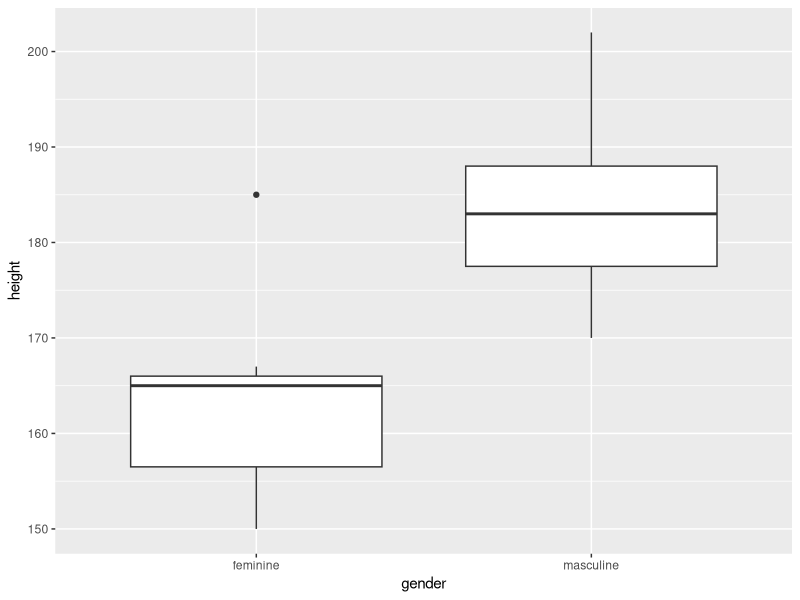

Write the R code that produced this figure. (Note: this script raises an error after producing the figure.)
## ---- chunk 1
knitr::opts_chunk$set(echo = TRUE)
library(tidyverse)
## ---- chunk 2
ht <- read.table(file = "heights.txt", header = T, sep = " ")
dim(ht)
## ---- chunk 3
pnorm(12, mean = 13, sd = 1)
pnorm(13, 13, 1)

1- pnorm(14, mean = 13, sd = 1)
pnorm(14, mean = 13, sd = 1, lower.tail = F)

pnorm(14, mean = 13, sd = 1) - pnorm(11, mean = 13, sd = 1)
## ---- chunk 4
1 - pnorm(15, mean = 13, sd = 1)
pnorm(15, mean = 13, sd = 1, lower.tail = F)

pnorm(-1, mean = 0, sd = 1)
pnorm(-1, 0, 1)
pnorm(-1)
## ---- chunk 5
# guess work
pnorm(1)
pnorm(1.5)
pnorm(1.3)
pnorm(1.27)
qnorm(0.9, mean = 0, sd = 1)

pnorm(1.28152)
qnorm(0.5, mean = 11, sd = 3) 
## ---- chunk 6
# need t_5_0.2
qt(0.8, df = 5)

# need t_4_0.025
qt(1-0.025, df = 4)

# need z_0.025
qnorm(1-0.025)
## ---- chunk 7
mean(iris$Sepal.Width)
sd(iris$Sepal.Width)
## ---- chunk 8
sample1 <- c(12, 13, 13, 14, 13); sample2 <- c(10, 11, 16, 13, 15)

alpha <- 0.05
xbar <- mean(sample1)
sdev <- sd(sample1)
n <- length(sample1)
tval <- qt(1-alpha/2, df = n-1)
CI95 <- xbar + tval*sdev/sqrt(n)*c(-1,1)
## ---- chunk 9
t.test(ht$Mheight)
## ---- chunk 10
st <- starwars
## ---- chunk 11
d <- st %>%
  filter(species == "Human", !is.na(height))
## ---- chunk 12
ggplot(d, aes(gender, height)) +
  geom_boxplot()
## ---- chunk 13
female <- d %>% filter(gender == "female") %>%
  arrange(desc(height))

male <- d %>% filter(gender == "male") 
t.test(male$height)
